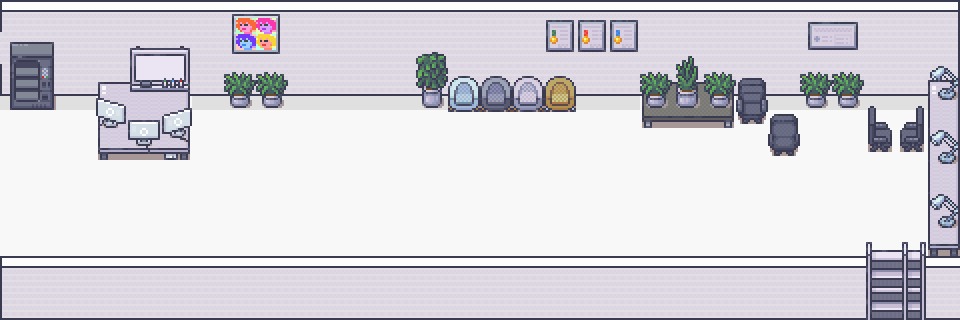

Tiled map render using the project's own tile images. Description and the map definition, with tile-layer contents summarised, below:
An orthogonal 30x10 tile map with 32x32 px tiles, 4 tile layers (floor, wall, decor1, decor2), 2 tilesets and 13 objects (8x monster, 3x chord, playerStart, milestone).

<map version="1.10" tiledversion="1.11.0" orientation="orthogonal" renderorder="right-down" width="30" height="10" tilewidth="32" tileheight="32" infinite="0" nextlayerid="7" nextobjectid="23">
 <tileset firstgid="1" name="Modern_Office_32x32" tilewidth="32" tileheight="32" tilecount="848" columns="16">
  <image source="../../Modern_Office_32x32.png" width="512" height="1696" />
  <tile id="263">
   <properties>
    <property name="collides" type="bool" value="true" />
   </properties>
  </tile>
  <tile id="264">
   <properties>
    <property name="collides" type="bool" value="true" />
   </properties>
  </tile>
  <tile id="279">
   <properties>
    <property name="collides" type="bool" value="true" />
   </properties>
  </tile>
  <tile id="280">
   <properties>
    <property name="collides" type="bool" value="true" />
   </properties>
  </tile>
 </tileset>
 <tileset firstgid="849" name="Room_Builder_Office_32x32" tilewidth="32" tileheight="32" tilecount="224" columns="16">
  <image source="../../Room_Builder_Office_32x32.png" width="512" height="448" />
  <tile id="176">
   <properties>
    <property name="collides" type="bool" value="true" />
   </properties>
  </tile>
  <tile id="177">
   <properties>
    <property name="collides" type="bool" value="true" />
   </properties>
  </tile>
  <tile id="178">
   <properties>
    <property name="collides" type="bool" value="true" />
   </properties>
  </tile>
  <tile id="179">
   <properties>
    <property name="collides" type="bool" value="true" />
   </properties>
  </tile>
  <tile id="180">
   <properties>
    <property name="collides" type="bool" value="true" />
   </properties>
  </tile>
  <tile id="181">
   <properties>
    <property name="collides" type="bool" value="true" />
   </properties>
  </tile>
  <tile id="182">
   <properties>
    <property name="collides" type="bool" value="true" />
   </properties>
  </tile>
  <tile id="183">
   <properties>
    <property name="collides" type="bool" value="true" />
   </properties>
  </tile>
  <tile id="184">
   <properties>
    <property name="collides" type="bool" value="true" />
   </properties>
  </tile>
  <tile id="185">
   <properties>
    <property name="collides" type="bool" value="true" />
   </properties>
  </tile>
  <tile id="192">
   <properties>
    <property name="collides" type="bool" value="true" />
   </properties>
  </tile>
  <tile id="193">
   <properties>
    <property name="collides" type="bool" value="true" />
   </properties>
  </tile>
  <tile id="194">
   <properties>
    <property name="collides" type="bool" value="true" />
   </properties>
  </tile>
  <tile id="195">
   <properties>
    <property name="collides" type="bool" value="true" />
   </properties>
  </tile>
  <tile id="196">
   <properties>
    <property name="collides" type="bool" value="true" />
   </properties>
  </tile>
  <tile id="197">
   <properties>
    <property name="collides" type="bool" value="true" />
   </properties>
  </tile>
  <tile id="198">
   <properties>
    <property name="collides" type="bool" value="true" />
   </properties>
  </tile>
  <tile id="199">
   <properties>
    <property name="collides" type="bool" value="true" />
   </properties>
  </tile>
  <tile id="200">
   <properties>
    <property name="collides" type="bool" value="true" />
   </properties>
  </tile>
  <tile id="201">
   <properties>
    <property name="collides" type="bool" value="true" />
   </properties>
  </tile>
 </tileset>
 <layer id="1" name="floor" width="30" height="10" locked="1">
  <data>[300 cells, 300 non-empty, 1 distinct tile ids]</data>
 </layer>
 <layer id="2" name="wall" width="30" height="10" locked="1">
  <data>[300 cells, 150 non-empty, 8 distinct tile ids]</data>
 </layer>
 <layer id="3" name="decor1" width="30" height="10" locked="1">
  <data>[300 cells, 44 non-empty, 20 distinct tile ids]</data>
 </layer>
 <layer id="4" name="decor2" width="30" height="10" locked="1">
  <data>[300 cells, 76 non-empty, 60 distinct tile ids]</data>
 </layer>
 <objectgroup id="5" name="object">
  <object id="4" name="playerStart" x="50" y="150.667">
   <point />
  </object>
  <object id="5" name="chordStart" type="chord" x="18.6667" y="150">
   <point />
  </object>
  <object id="6" name="milestone" x="855" y="242">
   <point />
  </object>
  <object id="9" name="chordEnd" type="chord" x="894" y="242">
   <point />
  </object>
  <object id="11" name="chordBattle" type="chord" x="395" y="115">
   <point />
  </object>
  <object id="13" name="mini goblin" type="monster" x="450" y="240">
   <point />
  </object>
  <object id="15" name="angle" type="monster" x="598" y="182">
   <point />
  </object>
  <object id="17" name="mini goblin" type="monster" x="496" y="158">
   <point />
  </object>
  <object id="18" name="angle" type="monster" x="340" y="152">
   <point />
  </object>
  <object id="19" name="spider" type="monster" x="674" y="223">
   <point />
  </object>
  <object id="20" name="angle" type="monster" x="250" y="228">
   <point />
  </object>
  <object id="21" name="mini goblin" type="monster" x="574" y="225">
   <point />
  </object>
  <object id="22" name="angle" type="monster" x="311" y="201">
   <point />
  </object>
 </objectgroup>
</map>
